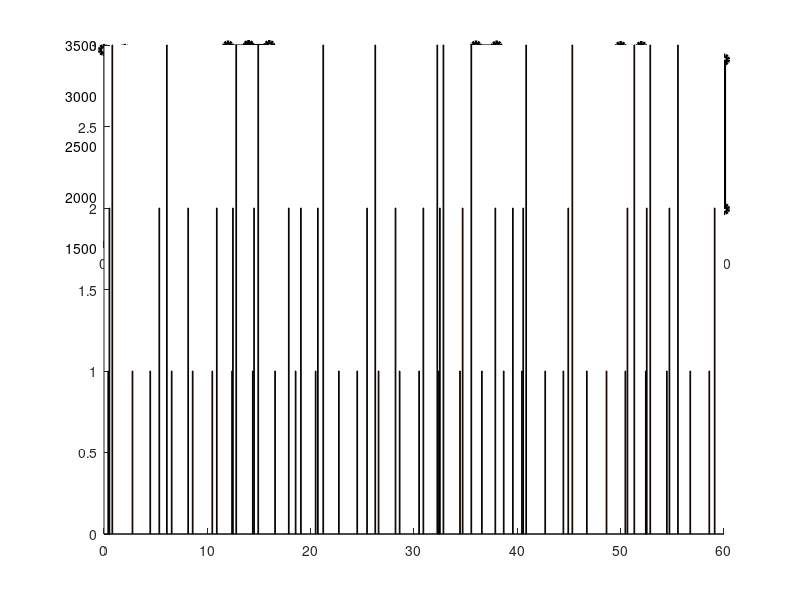

This chart was generated by the following MATLAB code: (Note: this script raises an error after producing the figure.)
clear all;
close all;
% %%%% frame/segment 100, file size for seg0: lay0-97KB, lay1-691KB, lay2-708KB
% %%% fps is 25, 4 seconds per segment
% l1=[1 1 1 1 1];
% l2=[1 1 1 1 1];
% threshold1=[208.604 208.604 208.604 208.604 208.604 208.604 208.604 208.604 208.604 208.604];
% threshold2=[596.307 596.307 596.307 596.307 596.307 596.307 596.307 596.307 596.307 596.307];
% time_slot = 0:2:20;
% 
% %% calculate the selected layer for speed 200KB/s
% bd_200 = [200 204.499 349.135 106.823 267.960];%
% layer_200=[2 2 3 2 3];%0:1 16:2 32:3
% z_200=[l1' (layer_200-l1)' l1']
% %% plot figure1
% figure(1);
% 
% stackedbar = @(x, A) bar(x, A, 0.3,'stack');
% 
% prettyline = @(x, y) plot(x, y, 'k-o', 'LineWidth', 1);
% 
% [hAxes,hBar,hLine] = plotyy(time_slot,z_200,time_slot,bd_200,stackedbar,prettyline);
% set(hAxes,'XTick',time_slot); % Change x-axis ticks
% set(hAxes,'XTickLabel',time_slot); % Change x-axis ticks labels to desired values.
% set(hAxes,'NextPlot','add');
% plot(hAxes(2),time_slot,threshold1,'b-.o');
% axis(hAxes(2),[-2 18 0 500]);
% axis(hAxes(1),[-2 18 0 5]);
% 
% colormap summer;
% title('Layer selection, network speed from 200KB/s to 400KB/s');
% xlabel('Time (s)');
% ylabel(hAxes(1),'Layer ID');
% ylabel(hAxes(2), 'Bandwidth (KB/s)');
% legend(hAxes(1),'layer1','layer2','layer3');
% legend(hAxes(2),'Estimate Bandwidth','Switch threshold','Real Bandwidth');

%%

figure;
subplot(2,1,1);
hold on
%choose level to upload
y_1=[
0
1
2
3
1
1
2
3
1
2
1
1
2
1
2
3
1
2
3
1
2
1
2
1
2
3
1
1
2
3
1
2
1
1
2
3
1
2
3
1
2
3
1
2
1
2
1
2
3
1
1
2
3
1
1
1
2
3
1
2
3
1
2
3
1
1
2
];
%times of upload
x_1= [
00.10	
00.408942
00.524075
00.804454
02.756370
04.475412
05.351310
06.082850
06.549260
08.145523
08.579998
10.480597
10.915327
12.390829
12.476910
12.795483
14.397688
14.522940
14.925979
16.555653
17.882236
18.543199
19.055681
20.481292
20.696504
21.216913
22.730407
24.505048
25.457060
26.251788
26.570778
28.209824
28.609053
30.492869
30.904663
32.254314
32.411265
32.506851
32.848154
34.452476
34.706786
35.545507
36.569550
37.869877
38.681725
39.568130
40.447755
40.567337
40.854987
42.696737
44.456138
44.928353
45.322128
46.725718
48.630697
50.453566
50.655348
51.320040
52.431894
52.524390
52.864581
54.470126
54.717931
55.543264
56.735468
58.578061
59.095807
]; 
%simulated bandwith values
y_3=[
3451
1503
1817
3210
3363
1619
3485
3490
3416
3394
1826
1717
1672
3161
3219
1712
3237
1675
3485
1965
3307
1983
3369
1871
3176
3480
3247
1702
1957
3356
1881
];
stackedbar = @(x, A) bar(x, A,'stack');
prettyline = @(x, y) stairs(x, y, 'k-o', 'LineWidth', 3,'Color','k');

time_slot_2=0:2:60;

[hAxes,hBar,hLine]=plotyy(time_slot_2,y_3,x_1,y_1, prettyline, stackedbar);
set(hAxes,'XTick',time_slot_2); % Change x-axis ticks
layer_id=0:1:3;
bw=0:500:4000;
set(hAxes(1),'YTick',bw);         % CHANGED
set(hAxes(2),'ylim',[0 4],'YTick',layer_id);   %CHANGED
colormap summer;

line([0 60],[3101 3101],'LineStyle','--','Linewidth',2,'Color','b');
line([0 60],[1470 1470],'LineStyle','--','Linewidth',2,'Color','c');
line([0 60],[198 198],'LineStyle','--','Linewidth',2,'Color','g');

title('Layer selection, network speed from 200Kb/s to 3500Kb/s');
xlabel('Time (s)');
ylabel(hAxes(2),'Layer ID');    %cHANGED
ylabel(hAxes(1), 'Bandwidth (Kb/s)');   %CHANGED
legend(hAxes(2),'Layer ID','Simulated Bandwidth','Threshold Layer 3','Threshold Layer 2','Threshold Layer 1');
%grid minor
hold off


%%
subplot(2,1,2);
%upload times
x_4= x_1; 
%estimated values of BW
y_4=[
0
3100.38125589
3232.28412336
3208.78168439
1435.05306862
1684.62008634
1729.06782215
1727.95619704
3047.15720171
3063.53903877
3193.24186876
1499.19119396
1534.6155897 
3009.1328582 
3232.1712371 
3295.80092298
3062.46027915
3059.23430719
3327.25905364
3243.19375565
3258.1261312 
3144.80925422
3229.09508371
1671.05419987
1725.93599674
1727.57313209
1614.41670407
1553.45491853
1590.68487182
1590.4933257 
3008.6071969 
2983.48698236
3055.90939963
1584.52107579
1620.18603104
1632.03958431
2801.57670848
2908.54925257
3075.77085718
1515.47845434
1505.12394988
1598.0501266 
3311.66399302
3323.94785117
1874.4756883 
1866.13508705
3012.82447925
3109.13429973
3126.95787923
1881.76826996
3091.6341594
3207.96934668
3211.17000175
1782.47387338
3026.26492592
3172.40329608
3307.92285717
3314.7171597 
2753.1442235 
3006.15152604
3085.67106919
1543.71310492
1544.35496747
1623.86050963
1859.03327658
3188.52729634
3195.66089799
];

hold on
%threshold_values=[0 198 1470 3101];
time_slot_3=[0:2:60]

stairs(time_slot_3,y_3,'Linewidth',2,'Color',[1 0 0]);
line(x_4,y_4,'Color','k','Linewidth',2);

line([0 60],[3101 3101],'LineStyle','--','Linewidth',2,'Color','b');
line([0 60],[1470 1470],'LineStyle','--','Linewidth',2,'Color','c');
line([0 60],[198 198],'LineStyle','--','Linewidth',2,'Color','g');

title('Bandwidth estimation, network speed from 200Kb/s to 3500Kb/s');
xlabel('Time (s)');
ylabel('Bandwidth (Kb/s)');
legend('Simulated Bandwidth','Estimated Bandwidth','Threshold Layer 3','Threshold Layer 2','Threshold Layer 1');

%%















